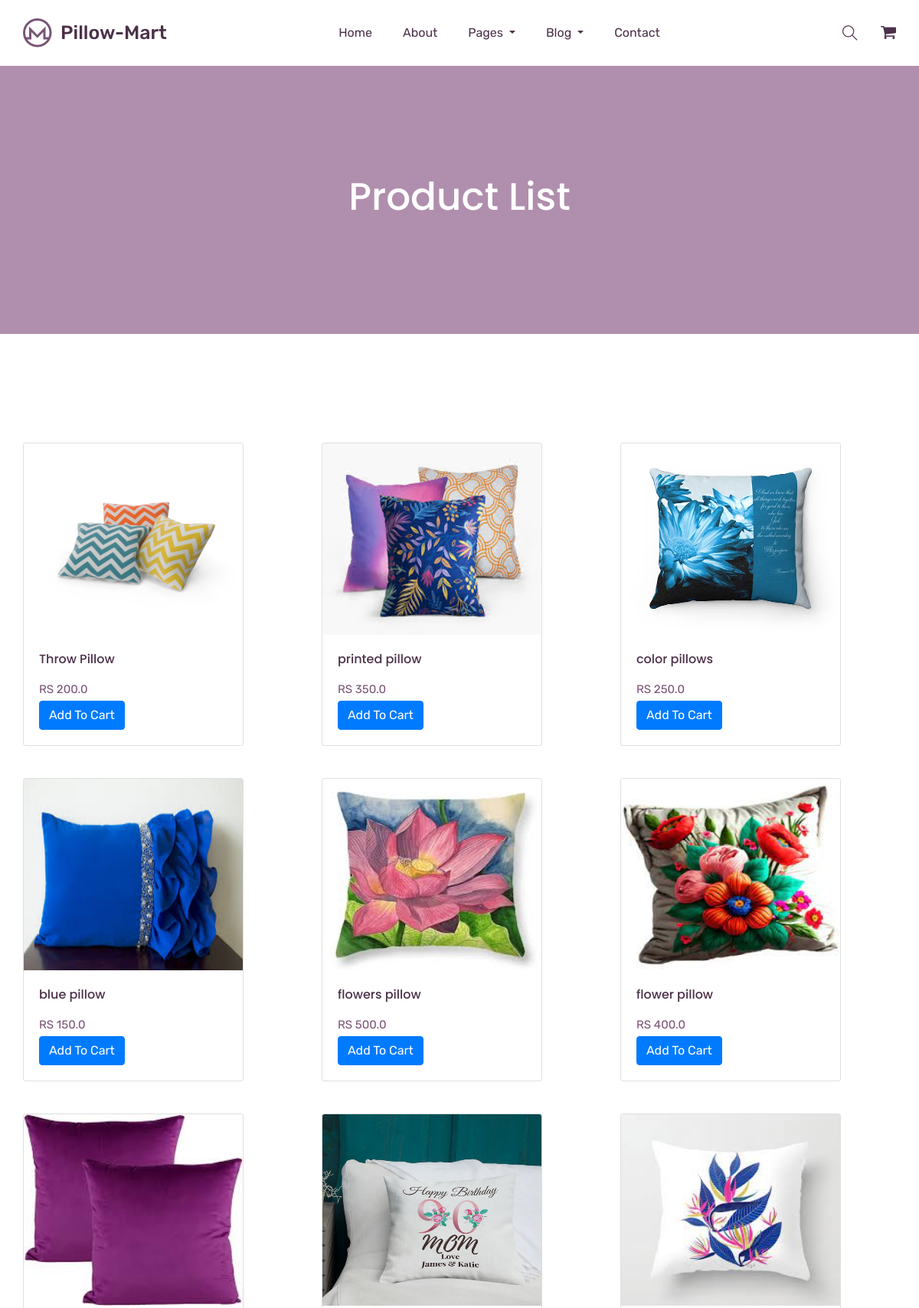
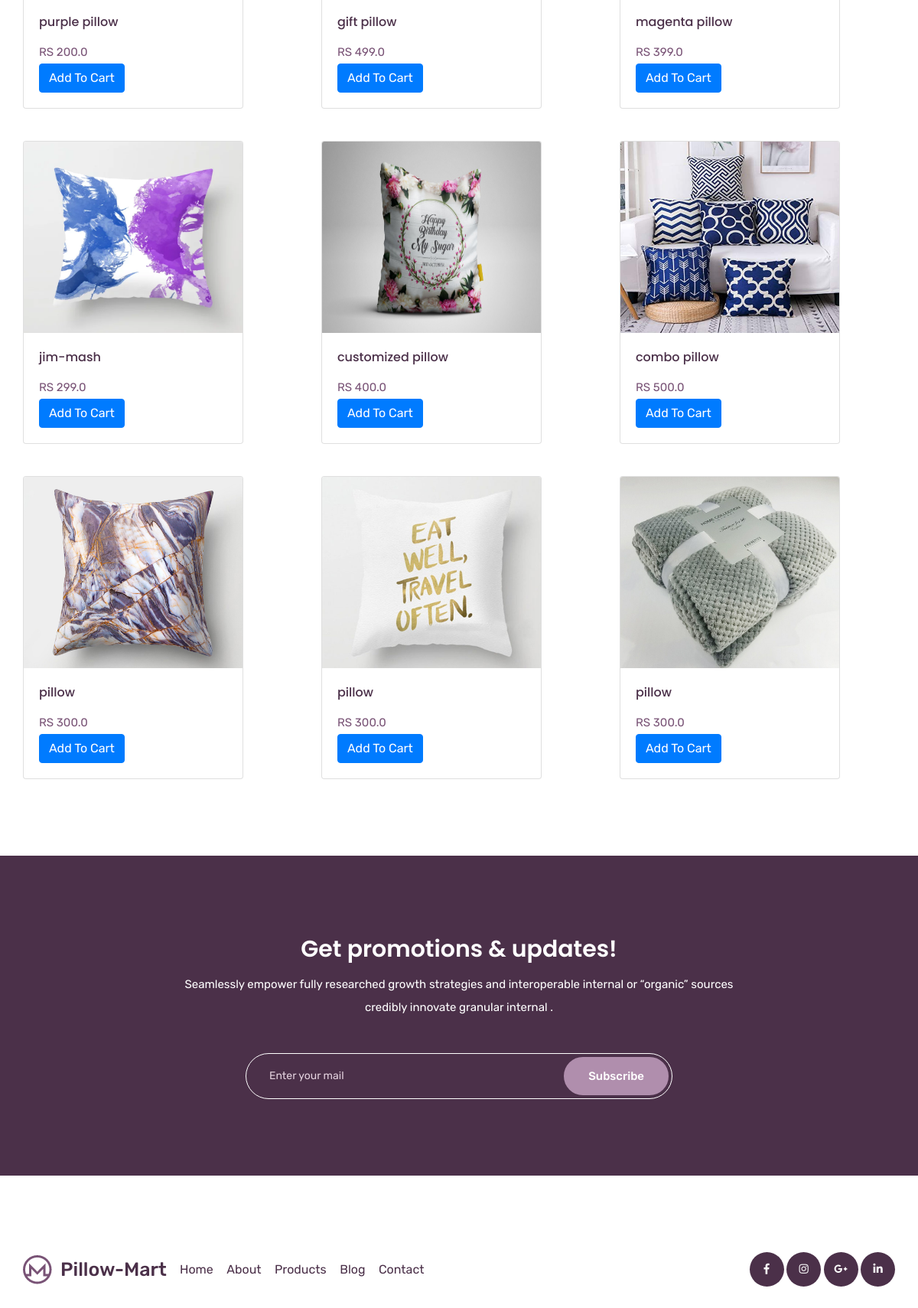
Page /product_list/ on the committed database (2 pictures, top to bottom).
### app1/models.py (models this page shows, shortened)
class Product(models.Model):
    name=models.CharField(max_length=50)
    price=models.FloatField()
    description=models.TextField(max_length=500)
    image=models.ImageField(upload_to='upload/static/img/')

### app1/views.py (the view)
# urls.py: path('product_list/', views.product_list, name="product_list"),
def product_list(request):
    product=Product.objects.all()
    return render(request, "product_list.html",{"product":product})

### template/product_list.html (shortened to what this page needs)
{% load static %}
<!doctype html>
<html lang="zxx">
<head>
    <link href="https://cdn.jsdelivr.net/npm/bootstrap@5.1.3/dist/css/bootstrap.min.css" rel="stylesheet">
    <link rel= "stylesheet" href="{% static 'css/bootstrap.min.css'%}">
    <link rel= "stylesheet" href="{% static 'css/animate.css'%}">
    <link rel= "stylesheet" href="{% static 'css/owl-carousel.css'%}">
    <link rel= "stylesheet" href="{% static 'css/all.css'%}">
    <link rel= "stylesheet" href="{% static 'css/flaticon.css'%}">
    <link rel= "stylesheet" href="{% static 'css/themify-icons.css'%}">
    <link rel= "stylesheet" href="{% static 'css/magnific-popup.css'%}">
    <link rel= "stylesheet" href="{% static 'css/slick.css'%}">
    <link rel= "stylesheet" href="{% static 'css/style.css'%}">
</head>
<body>
    <header class="main_menu home_menu">
        <div class="container">
            <div class="row align-items-center justify-content-center">
                <div class="col-lg-12">
                    <nav class="navbar navbar-expand-lg navbar-light">
                        <a class="navbar-brand" href="{%  url 'index' %}"> <img src="{% static 'img/logo.png'%}" alt="logo"> </a>
                        <div class="collapse navbar-collapse main-menu-item" id="navbarSupportedContent">
                            <ul class="navbar-nav">
                                <li class="nav-item">
                                    <a class="nav-link" href="{%  url 'index' %}">Home</a>
                                </li>
                                <li class="nav-item">
                                    <a class="nav-link" href="{%  url 'about' %}">about</a>
                                </li>
                                <li class="nav-item dropdown">
                                    <a class="nav-link dropdown-toggle" href="{% url 'blog'%}" id="navbarDropdown_3"
                                        role="button" data-toggle="dropdown" aria-haspopup="true" aria-expanded="false">
                                        pages
                                    </a>
                                </li>
                                <li class="nav-item dropdown">
                                    <a class="nav-link dropdown-toggle" href="blog.html" id="navbarDropdown_2"
                                        role="button" data-toggle="dropdown" aria-haspopup="true" aria-expanded="false">
                                        blog
                                    </a>
                                </li>
                                <li class="nav-item">
                                    <a class="nav-link" href="{% url 'contact'%}">Contact</a>
                                </li>
                            </ul>
                        </div>
                        <div class="hearer_icon d-flex align-items-center">
                            <a id="search_1" href="javascript:void(0)"><i class="ti-search"></i></a>
                            <a href="{% url 'cart'%}">
                                <i class="flaticon-shopping-cart-black-shape"></i>
                            </a>
                        </div>
                    </nav>
                </div>
            </div>
        </div>
    </header>
    <section class="breadcrumb_part">
        <div class="container">
            <div class="row">
                <div class="col-lg-12">
                    <div class="breadcrumb_iner">
                        <h2>product list</h2>
                    </div>
                </div>
            </div>
        </div>
    </section>
    <section class="product_list section_padding">
        <div class="container">
            <div class="row">
                <br>
                <br>
                {% for a in product %}
                <div class="col-md-4">
                    <br>
                    <br>
                    <div class="card" style="width: 18rem;" >
                        <img src="{{a.image.url}}" class="card-img-top" alt="..." style="height: 250px;">
                        <div class="card-body">
                            <h5 class="card-title">{{a.name}}</h5>
                            <p>RS {{a.price}}</p>
                            <a href="{% url 'add_to_cart' a.id %}" class="btn btn-primary"> Add To Cart</a>
                        </div>
                    </div>
                </div>
                {% endfor %}
            </div>
        </div>
    </section>
    <section class="subscribe_part section_padding">
        <div class="container">
            <div class="row justify-content-center">
                <div class="col-lg-8">
                    <div class="subscribe_part_content">
                        <h2>Get promotions & updates!</h2>
                        <p>Seamlessly empower fully researched growth strategies and interoperable internal or “organic” sources credibly innovate granular internal .</p>
                        <div class="subscribe_form">
                            <input type="email" placeholder="Enter your mail">
                            <a href="#" class="btn_1">Subscribe</a>
                        </div>
                    </div>
                </div>
            </div>
        </div>
    </section>
    <footer class="footer_part">
            <div class="footer_iner">
                <div class="container">
                    <div class="row justify-content-between align-items-center">
                        <div class="col-lg-8">
                            <div class="footer_menu">
                                <div class="footer_logo">
                                    <a href="index.html"><img src="{% static 'img/logo.png'%}" alt="#"></a>
                                </div>
                                <div class="footer_menu_item">
                                <a href="{%  url 'index' %}">Home</a>
                                <a href="{%  url 'about' %}">About</a>
                                <a href="{%  url 'product_list'%}">Products</a>
                                    <a href="blog.html">Blog</a>
                                    <a href="{% url 'contact'%}">Contact</a>
                                </div>
                            </div>
                        </div>
                        <div class="col-lg-4">
                            <div class="social_icon">
                                <a href="#"><i class="fab fa-facebook-f"></i></a>
                                <a href="#"><i class="fab fa-instagram"></i></a>
                                <a href="#"><i class="fab fa-google-plus-g"></i></a>
                                <a href="#"><i class="fab fa-linkedin-in"></i></a>
                            </div>
                        </div>
                    </div>
                </div>
            </div>
        </footer>
    </body>
    </html>

### static/css/all.css (style rules this page uses)
.fa, .fas, .far, .fal, .fab { -moz-osx-font-smoothing: grayscale; -webkit-font-smoothing: antialiased; display: inline-block; font-style: normal; font-variant: normal; text-rendering: auto; line-height: 1; }
.fa-facebook-f:before { content: "\f39e"; }
.fa-google-plus-g:before { content: "\f0d5"; }
.fa-instagram:before { content: "\f16d"; }
.fa-linkedin-in:before { content: "\f0e1"; }
.fab { font-family: 'Font Awesome 5 Brands'; }

### rows in the picture
Product: image (picture), name "Throw Pillow", price "200.0"
Product: image (picture), name "printed pillow", price "350.0"
Product: image (picture), name "color pillows", price "250.0"
Product: image (picture), name "blue pillow", price "150.0"
Product: image (picture), name "flowers pillow", price "500.0"
Product: image (picture), name "flower pillow", price "400.0"
Product: image (picture), name "purple pillow", price "200.0"
Product: image (picture), name "gift pillow", price "499.0"
Product: image (picture), name "magenta pillow", price "399.0"
Product: image (picture), name "jim-mash", price "299.0"
Product: image (picture), name "customized pillow", price "400.0"
Product: image (picture), name "combo pillow", price "500.0"
Product: image (picture), name "pillow", price "300.0"
Product: image (picture), name "pillow", price "300.0"
Product: image (picture), name "pillow", price "300.0"
